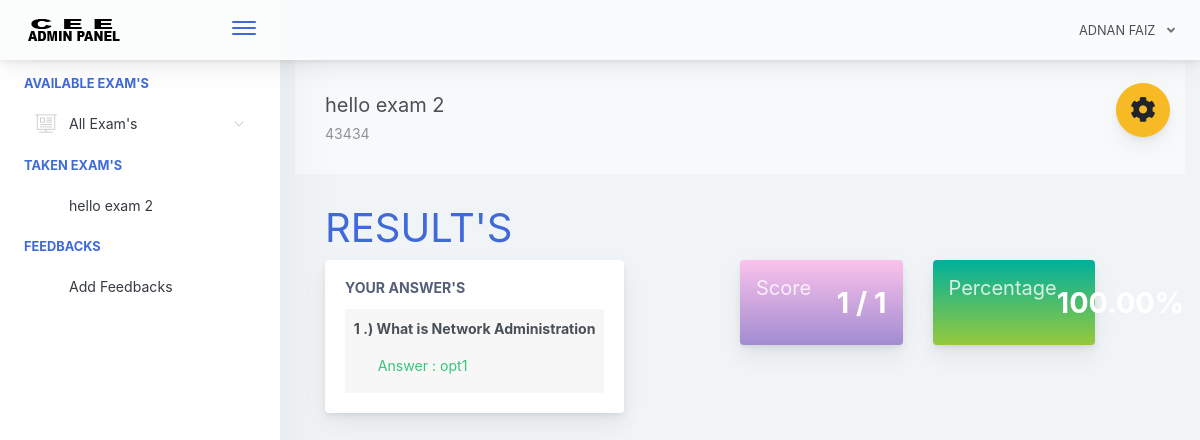
The page /home.php?page=result&id=31 (signed in) on the database its author committed.
### tables this page shows
CREATE TABLE `examinee_tbl` (
  `exmne_id` int(11) NOT NULL,
  `exmne_fullname` varchar(1000) NOT NULL,
  `exmne_program` int(11) NOT NULL,
  `exmne_course` int(11) NOT NULL,
  `exmne_gender` varchar(1000) NOT NULL,
  `exmne_birthdate` varchar(1000) NOT NULL,
  `exmne_email` varchar(1000) NOT NULL,
  `exmne_password` varchar(1000) NOT NULL,
  `exmne_status` varchar(1000) NOT NULL DEFAULT 'active',
  `exmne_off` int(11) NOT NULL
);

CREATE TABLE `exam_attempt` (
  `examat_id` int(11) NOT NULL,
  `exmne_id` int(11) NOT NULL,
  `exam_id` int(11) NOT NULL,
  `examat_status` varchar(1000) NOT NULL DEFAULT 'used'
);

CREATE TABLE `exam_tbl` (
  `ex_id` int(11) NOT NULL,
  `prog_id` int(11) NOT NULL,
  `cou_id` int(11) NOT NULL,
  `ex_title` varchar(1000) NOT NULL,
  `ex_time_limit` varchar(1000) NOT NULL,
  `ex_questlimit_display` int(11) NOT NULL,
  `ex_description` varchar(1000) NOT NULL,
  `ex_created` timestamp NOT NULL DEFAULT current_timestamp() ON UPDATE current_timestamp(),
  `ex_by` int(11) NOT NULL
);

CREATE TABLE `exam_question_tbl` (
  `id` int(11) NOT NULL,
  `exam_id` int(11) NOT NULL,
  `que_id` int(11) NOT NULL
);

CREATE TABLE `question_tbl` (
  `eqt_id` int(11) NOT NULL,
  `prog_id` int(11) NOT NULL,
  `cou_id` int(11) NOT NULL,
  `cat_id` int(11) NOT NULL,
  `exam_question` varchar(1000) NOT NULL,
  `exam_ch1` varchar(1000) NOT NULL,
  `exam_ch2` varchar(1000) NOT NULL,
  `exam_ch3` varchar(1000) NOT NULL,
  `exam_ch4` varchar(1000) NOT NULL,
  `exam_answer` varchar(1000) NOT NULL,
  `exam_status` varchar(1000) NOT NULL DEFAULT 'active'
);

CREATE TABLE `exam_answers` (
  `exans_id` int(11) NOT NULL,
  `axmne_id` int(11) NOT NULL,
  `exam_id` int(11) NOT NULL,
  `quest_id` int(11) NOT NULL,
  `exans_answer` varchar(1000) NOT NULL,
  `exans_status` varchar(1000) NOT NULL DEFAULT 'new',
  `exans_created` timestamp NOT NULL DEFAULT current_timestamp() ON UPDATE current_timestamp()
);

### query/selectData.php (called while the page is built, shortened)
<?php
$exmneId = $_SESSION['examineeSession']['exmne_id'];
$selExmneeTeacher = $conn->query("SELECT * FROM examinee_tbl WHERE exmne_id='$exmneId' ")->fetch(PDO::FETCH_ASSOC);
 ?>

### pages/result.php (the view, shortened to what this page needs)
 <?php
    $examId = $_GET['id'];
    $selExam = $conn->query("SELECT * FROM exam_tbl WHERE ex_id='$examId' ")->fetch(PDO::FETCH_ASSOC);
 ?>
<div class="app-main__outer">
<div class="app-main__inner">
    <div id="refreshData">
    <div class="col-md-12">
        <div class="app-page-title">
            <div class="page-title-wrapper">
                <div class="page-title-heading">
                    <div>
                        <?php echo $selExam['ex_title']; ?>
                          <div class="page-title-subheading">
                            <?php echo $selExam['ex_description']; ?>
                          </div>
                    </div>
                </div>
            </div>
        </div>
        <div class="row col-md-12">
        	<h1 class="text-primary">RESULT'S</h1>
        </div>
        <div class="row col-md-6 float-left">
        	<div class="main-card mb-3 card">
                <div class="card-body">
                	<h5 class="card-title">Your Answer's</h5>
        			<table class="align-middle mb-0 table table-borderless table-striped table-hover" id="tableList">
                    <?php
                    	$selQuest = $conn->query("SELECT * FROM
                            exam_question_tbl ext INNER JOIN question_tbl eqt INNER JOIN exam_answers ea ON eqt.eqt_id = ea.quest_id WHERE ext.exam_id='$examId' AND ea.quest_id=ext.que_id  AND ea.axmne_id='$exmneId' AND ea.exans_status='new' ");
                    	$i = 1;
                    	while ($selQuestRow = $selQuest->fetch(PDO::FETCH_ASSOC)) { ?>
                    		<tr>
                    			<td>
                    				<b><p><?php echo $i++; ?> .) <?php echo $selQuestRow['exam_question']; ?></p></b>
                    				<label class="pl-4 text-success">
                    					Answer :
                    					<?php
                    						if($selQuestRow['exam_answer'] != $selQuestRow['exans_answer'])
                    						{ ?>
                    							<span style="color:red"><?php echo $selQuestRow['exans_answer']; ?></span>
                    						<?PHP }
                    						else
                    						{ ?>
                    							<span class="text-success"><?php echo $selQuestRow['exans_answer']; ?></span>
                    						<?php }
                    					 ?>
                    				</label>
                    			</td>
                    		</tr>
                    	<?php }
                     ?>
	                 </table>
                </div>
            </div>
        </div>
        <div class="col-md-6 float-left">
        	<div class="col-md-6 float-left">
        	<div class="card mb-3 widget-content bg-night-fade">
                <div class="widget-content-wrapper text-white">
                    <div class="widget-content-left">
                        <div class="widget-heading"><h5>Score</h5></div>
                        <div class="widget-subheading" style="color: transparent;">/</div>
                    </div>
                    <div class="widget-content-right">
                        <div class="widget-numbers text-white">
                            <?php
                                $selScore = $conn->query("SELECT * FROM exam_question_tbl ext INNER JOIN question_tbl eqt INNER JOIN exam_answers ea ON eqt.eqt_id = ea.quest_id AND eqt.exam_answer = ea.exans_answer  WHERE ea.axmne_id='$exmneId' AND ea.quest_id=ext.que_id  AND  ea.exam_id='$examId' AND ea.exans_status='new' ");
                            ?>
                            <span>
                                <?php echo $selScore->rowCount(); ?>
                                <?php
                                    $over  = $selExam['ex_questlimit_display'];
                                 ?>
                            </span> / <?php echo $over; ?>
                        </div>
                    </div>
                </div>
            </div>
        	</div>
            <div class="col-md-6 float-left">
            <div class="card mb-3 widget-content bg-happy-green">
                <div class="widget-content-wrapper text-white">
                    <div class="widget-content-left">
                        <div class="widget-heading"><h5>Percentage</h5></div>
                        <div class="widget-subheading" style="color: transparent;">/</div>
                        </div>
                        <div class="widget-content-right">
                        <div class="widget-numbers text-white">
                            <?php
                                $selScore = $conn->query("SELECT * FROM exam_question_tbl ext INNER JOIN question_tbl eqt INNER JOIN exam_answers ea ON eqt.eqt_id = ea.quest_id AND eqt.exam_answer = ea.exans_answer  WHERE ea.axmne_id='$exmneId' AND ea.quest_id=ext.que_id  AND  ea.exam_id='$examId' AND ea.exans_status='new' ");
                            ?>
                            <span>
                                <?php
                                    $score = $selScore->rowCount();
                                    $ans = $score / $over * 100;
                                    echo number_format($ans,2);
                                 ?>
                            </span>
                        </div>
                    </div>
                </div>
            </div>
            </div>
        </div>
    </div>
    </div>
</div>

### includes/header.php (shortened to what this page needs)
<?php
  include("conn.php");
  include("query/selectData.php");
 ?>
<!doctype html>
<html lang="en">
<head>
    <link href="./main.css" rel="stylesheet">
    <link href="css/sweetalert.css" rel="stylesheet">
</head>
<body id="body">
    <div class="app-container app-theme-white body-tabs-shadow fixed-sidebar fixed-header">
        <div class="app-header header-shadow">
            <div class="app-header__logo">
                <a href="home.php"><div class="logo-src"></div></a>
                <div class="header__pane ml-auto">
                    <div>
                        <button type="button" class="hamburger close-sidebar-btn hamburger--elastic" data-class="closed-sidebar">
                            <span class="hamburger-box">
                                <span class="hamburger-inner"></span>
                            </span>
                        </button>
                    </div>
                </div>
            </div>
                <div class="app-header__content">
                <div class="app-header-right">
                    <div class="header-btn-lg pr-0">
                        <div class="widget-content p-0">
                            <div class="widget-content-wrapper">
                                <div class="widget-content-left">
                                    <div class="btn-group">
                                        <a data-toggle="dropdown" aria-haspopup="true" aria-expanded="false" class="p-0 btn">
                                            <?php
                                                echo strtoupper($selExmneeTeacher['exmne_fullname']);
                                             ?>
                                            <i class="fa fa-angle-down ml-2 opacity-8"></i>
                                        </a>
                                    </div>
                                </div>
                            </div>
                        </div>
                    </div>        </div>
            </div>
        </div>

### includes/ui-theme.php (shortened to what this page needs)
<div class="ui-theme-settings">
            <button type="button" id="TooltipDemo" class="btn-open-options btn btn-warning" style="top:110px !important;">
                <i class="fa fa-cog fa-w-16 fa-spin fa-2x"></i>
            </button>
        </div>

### home.php (shortened to what this page needs)
<?php include("includes/header.php"); ?>
<?php include("includes/ui-theme.php"); ?>
<div class="app-main">
<?php include("includes/sidebar.php"); ?>
<?php
   @$page = $_GET['page'];
   if($page != '')
   {
     if($page == "exam")
     {
       include("pages/exam.php");
     }
     else if($page == "result")
     {
       include("pages/result.php");
     }
     else if($page == "myscores")
     {
       include("pages/myscores.php");
     }
   }
   else
   {
     include("pages/home.php");
   }
 ?>
<?php include("includes/footer.php"); ?>

### includes/sidebar.php (shortened to what this page needs)
<div class="app-sidebar sidebar-shadow">
        <div class="scrollbar-sidebar">
        <div class="app-sidebar__inner">
            <ul class="vertical-nav-menu">
                <li class="app-sidebar__heading">AVAILABLE EXAM'S</li>
                <li>
                <a href="#">
                     <i class="metismenu-icon pe-7s-display2"></i>
                     All Exam's
                    <i class="metismenu-state-icon pe-7s-angle-down caret-left"></i>
                </a>
                </li>
                 <li class="app-sidebar__heading">TAKEN EXAM'S</li>
                <li>
                  <?php
                    $selTakenExam = $conn->query("SELECT * FROM exam_tbl et INNER JOIN exam_attempt ea ON et.ex_id = ea.exam_id WHERE exmne_id='$exmneId' ORDER BY ea.examat_id  ");
                    if($selTakenExam->rowCount() > 0)
                    {
                        while ($selTakenExamRow = $selTakenExam->fetch(PDO::FETCH_ASSOC)) { ?>
                            <a href="home.php?page=result&id=<?php echo $selTakenExamRow['ex_id']; ?>" >
                                <?php echo $selTakenExamRow['ex_title']; ?>
                            </a>
                        <?php }
                    }
                    else
                    { ?>
                        <a href="#" class="pl-3">You are not taking exam yet</a>
                    <?php }
                   ?>
                </li>
                <li class="app-sidebar__heading">FEEDBACKS</li>
                <li>
                    <a href="#" data-toggle="modal" data-target="#feedbacksModal" >
                        Add Feedbacks
                    </a>
                </li>
            </ul>
        </div>
    </div>
</div>

### includes/footer.php (shortened to what this page needs)
    </div>
        </div>
    </div>
</body>
</html>

### rows shown on the page
examinee_tbl: exmne_fullname "ADNAN FAIZ"
exam_attempt: exam.ex_title "hello exam 2"
exam_tbl: ex_title "hello exam 2", ex_description "43434", ex_questlimit_display "1", ex_questlimit_display "100.00"
exam_question_tbl: que.exam_question "What is Network Administration", exam_answers.exans_answer "opt1"

### other values the page prints
$selScore->rowCount() "1"
